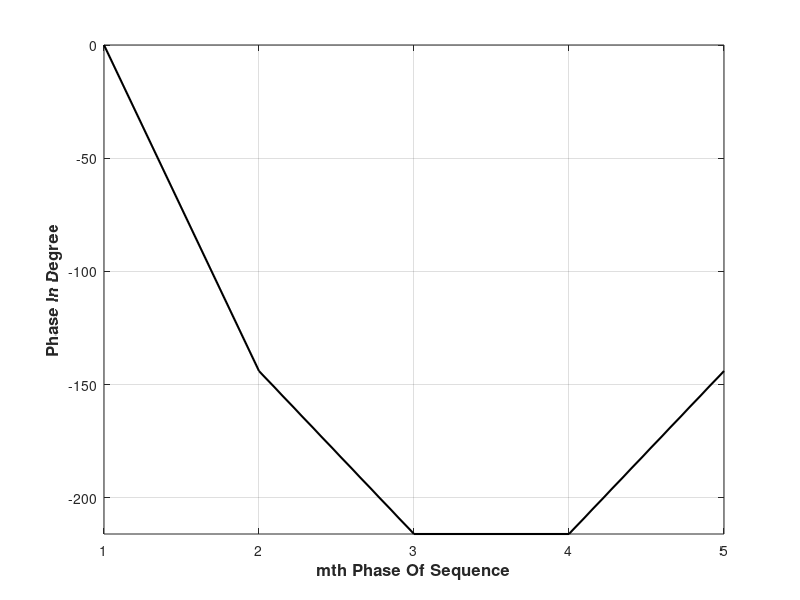

Write the MATLAB code that produced this figure.
%% Phase Sequence Of a P4 Code
M=input('Insert Number Of Code Length:');
m=1:M;
Phi=pi.*((m-1).^2)./M-pi.*(m-1);
plot(m,Phi*180./pi,'k','linewidth',1.5);
xlabel('mth Phase Of Sequence','fontsize',12,'fontweight','bold');
ylabel('Phase In Degree','fontsize',12,'fontweight','bold');
axis tight;
grid on;